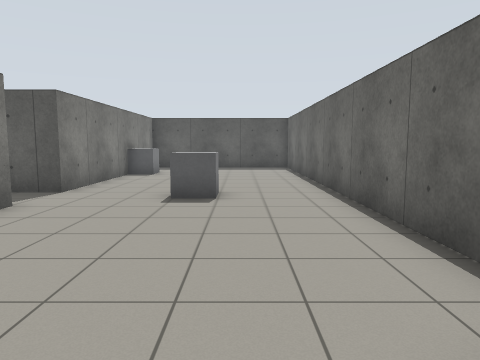
[1] (above)

13 first-person views from a walk through a Gazebo world. The camera is 1.2 m above the floor, tilts 6° down and sees 70° across. The floor is counted in squares, 1 m on a side. Each view is taken from the middle of a square. On the plan, view 1 faces up. The plan holds only what a view shows up to about 14 squares ahead; the rest is blank.

[2]
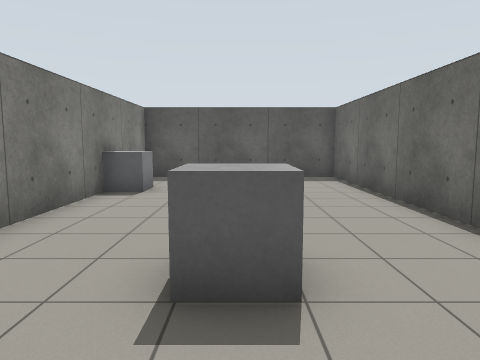

[3]
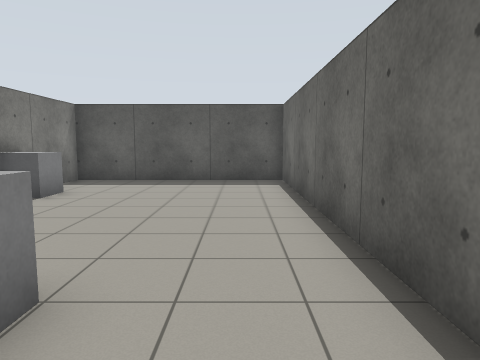

[4]
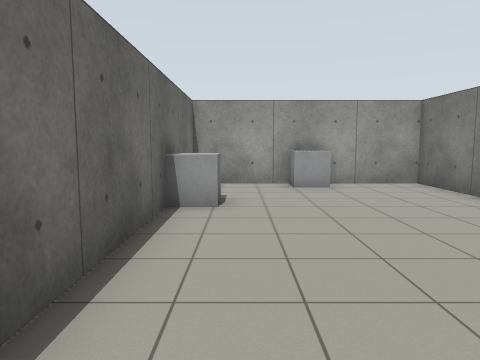

[5]
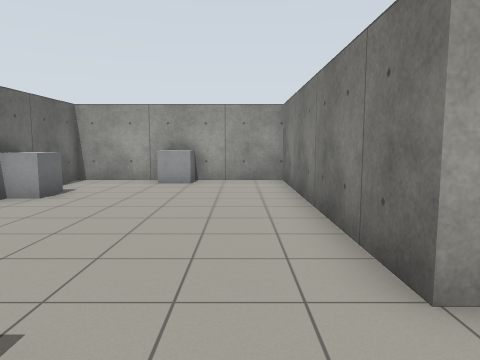

[6]
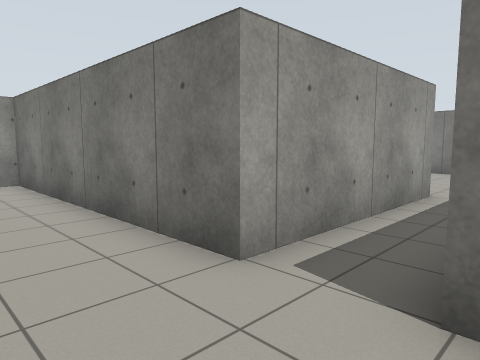

[7]
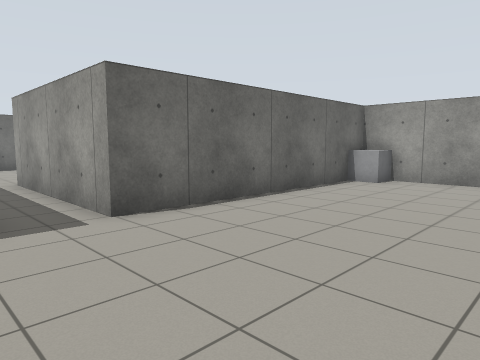

[8]
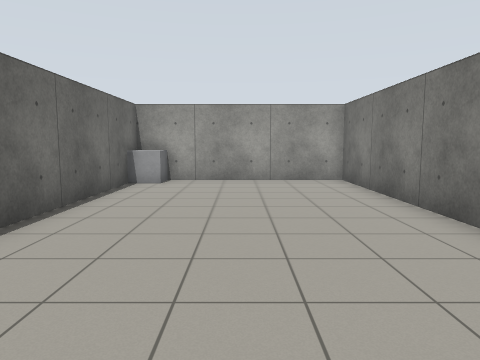

[9]
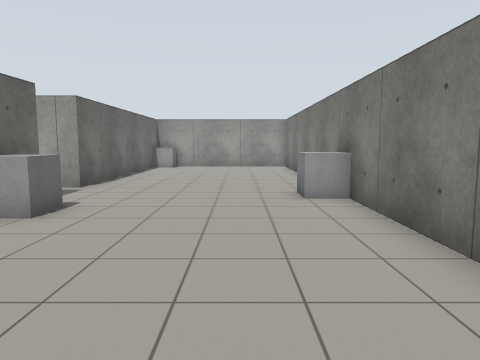

[10]
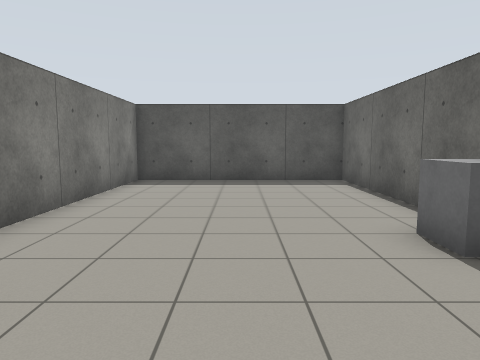

[11]
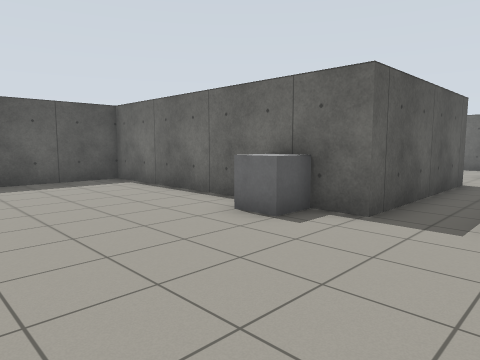

[12]
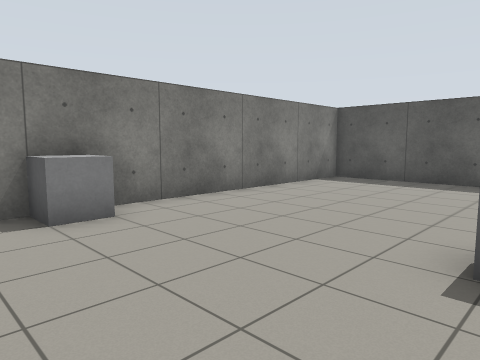

[13]
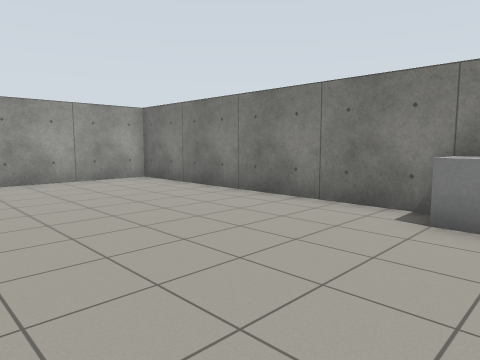

### Floor plan
Points are (right, up) in squares from view 1. A wall is a line through its corners. A room is listed if a view was taken in it or the views show most of it. See-through windows are left out.
Room 1 (views 1, 2, 3, 4, 5, 6)
walls: (-4.4, 6.6) (-4.4, -2.4) (2.4, -2.4) (2.4, 17.4) (-4.4, 17.4) (-4.4, 8.4)
ways out: opening at (-4.5, 7.5) to room 2
objects: grey box (-4, 14); grey box (-1, -2); grey box (-1, 8); grey box (2, 1)
Room 2 (views 7, 8, 9, 10, 11, 12, 13)
walls: (-4.4, 8.4) (-10.6, 8.4) (-10.6, 17.4) (-17.4, 17.4) (-17.4, -2.4) (-10.6, -2.4) (-10.6, 6.6) (-4.4, 6.6)
ways out: opening at (-4.5, 7.5) to room 1
objects: grey box (-17, 8); grey box (-11, -2); grey box (-11, 10)

Positions as (right, up) in squares from view 1, and headings:
1: (0, 0), facing up
2: (-1, 5), facing up
3: (1, 6), facing up
4: (1, 8), facing down
5: (-3, 9), facing down
6: (-2, 9), facing down-left
7: (-16, 9), facing down-right
8: (-14, 9), facing down
9: (-15, 16), facing down
10: (-14, 6), facing up
11: (-16, 6), facing up-right
12: (-11, 6), facing up-left
13: (-11, 9), facing down-left
